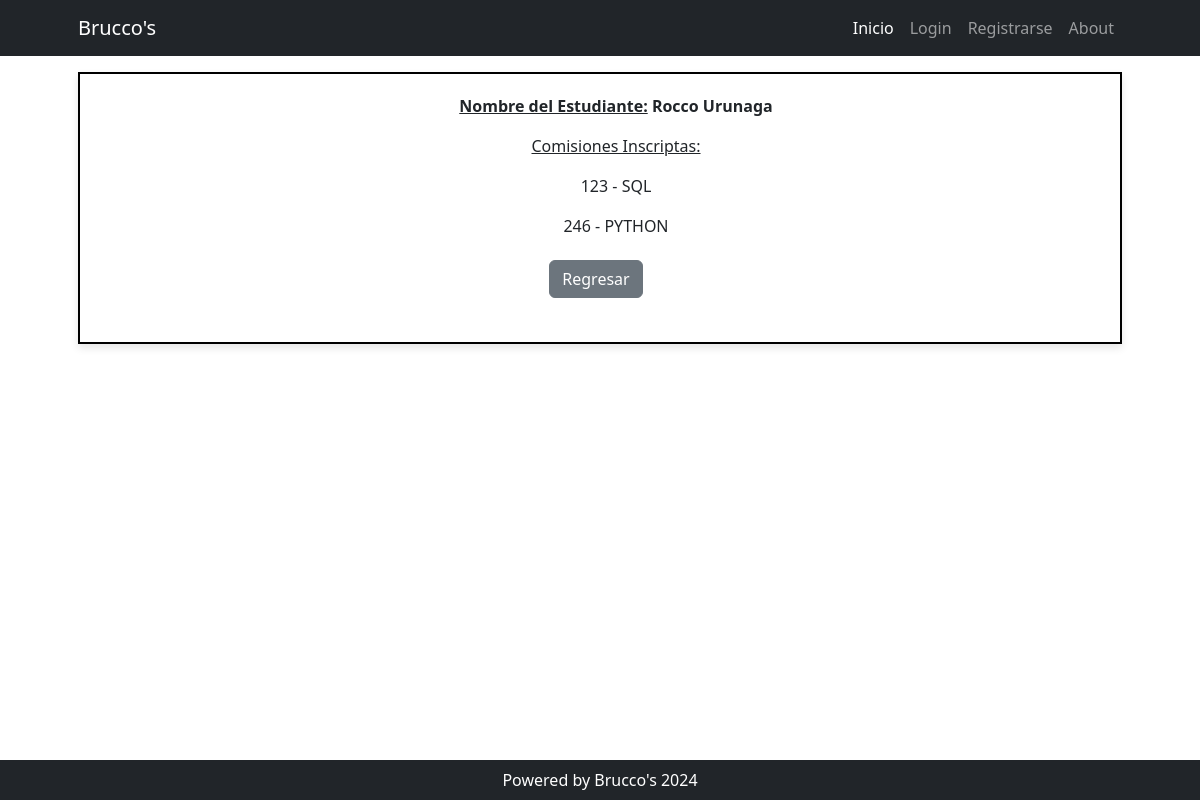
/estudiantes/detail/1, run on the app's committed database.
### cursos/models.py (models this page shows, shortened)
class Estudiante(models.Model):
    nombre = models.CharField(max_length=100, unique=True)

class Comision(models.Model):
    nombre = models.PositiveBigIntegerField(unique=True)
    curso = models.ForeignKey(Curso, on_delete=models.SET_NULL, null=True, blank=True, related_name="comisiones")
    profesor = models.ForeignKey(Profesor, on_delete=models.SET_NULL, null=True, blank=True, related_name="comisiones")
    estudiante = models.ManyToManyField(Estudiante, related_name="comisiones")

class Curso(models.Model):
    nombre = models.CharField(max_length=100)
    def __str__(self):
        return self.nombre

### estudiantes/views.py (the view)
# urls.py: path("detail/<int:pk>", views.EstudianteDetail.as_view(), name="detail"),
class EstudianteDetail(DetailView):
    model = models.Estudiante

### estudiantes/templates/cursos/estudiante_detail.html (shortened to what this page needs)
{% extends 'core/base.html' %}
{% block contenido %}
<div style="border: 2px solid #000; padding: 20px; background-color: #fff; box-shadow: 0 4px 8px rgba(0, 0, 0, 0.1); text-align: center;">
    <ul>
        <p><b><u>Nombre del Estudiante:</u> {{ object.nombre }}</p></b>
        <p><p><u>Comisiones Inscriptas:</p></u>
            {% for comision in object.comisiones.all %}
            <p>{{comision.nombre}} - {{comision.curso}}</p>
            {% endfor %}
        </p>
    </ul>
    <div class="fs-3 pb-4">
        <a class="btn btn-secondary me-2" href="{% url 'estudiantes:home' %}">Regresar</a>
    </div>
{% endblock contenido %}

### data on the page
Estudiante: nombre "Rocco Urunaga"
Comision: nombre "123", curso "SQL"
Comision: nombre "246", curso "PYTHON"
